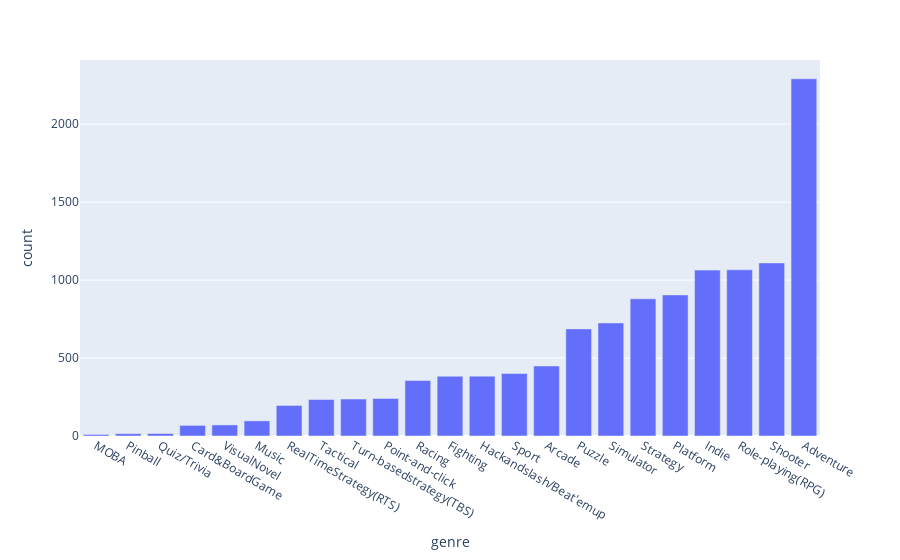

Source (notebook cell):
### Markdown cell above
Genres

### Code cell
genres_dict = dict()
for row in df['genres']:
    for g in row.replace(' ', '').split(','):
        if g in genres_dict.keys():
            genres_dict[g] += 1
        else:
            genres_dict[g] = 1

print(len(set(genres_dict.keys())))

genres_df = pd.DataFrame({'genre': genres_dict.keys(), 'count': genres_dict.values()})
genres_df = genres_df.sort_values('count')
px.bar(genres_df, x='genre', y='count')

### Figure 1 — Plotly figure (JSON) as saved in the notebook; plotly's stock layout.template omitted (floating-point values rounded to 4 significant figures)
{"data": [{"alignmentgroup": "True", "hovertemplate": "genre=%{x}<br>count=%{y}<extra></extra>", "legendgroup": "", "marker": {"color": "#636efa", "pattern": {"shape": ""}}, "name": "", "offsetgroup": "", "orientation": "v", "showlegend": false, "textposition": "auto", "type": "bar", "x": ["MOBA", "Pinball", "Quiz/Trivia", "Card&BoardGame", "VisualNovel", "Music", "RealTimeStrategy(RTS)", "Tactical", "Turn-basedstrategy(TBS)", "Point-and-click", "Racing", "Fighting", "Hackandslash/Beat'emup", "Sport", "Arcade", "Puzzle", "Simulator", "Strategy", "Platform", "Indie", "Role-playing(RPG)", "Shooter", "Adventure"], "xaxis": "x", "y": [10, 15, 16, 68, 71, 97, 196, 234, 237, 241, 356, 383, 384, 401, 449, 687, 725, 880, 905, 1064, 1066, 1110, 2291], "yaxis": "y"}], "layout": {"barmode": "relative", "legend": {"tracegroupgap": 0}, "margin": {"t": 60}, "xaxis": {"anchor": "y", "domain": [0, 1], "title": {"text": "genre"}}, "yaxis": {"anchor": "x", "domain": [0, 1], "title": {"text": "count"}}}}
